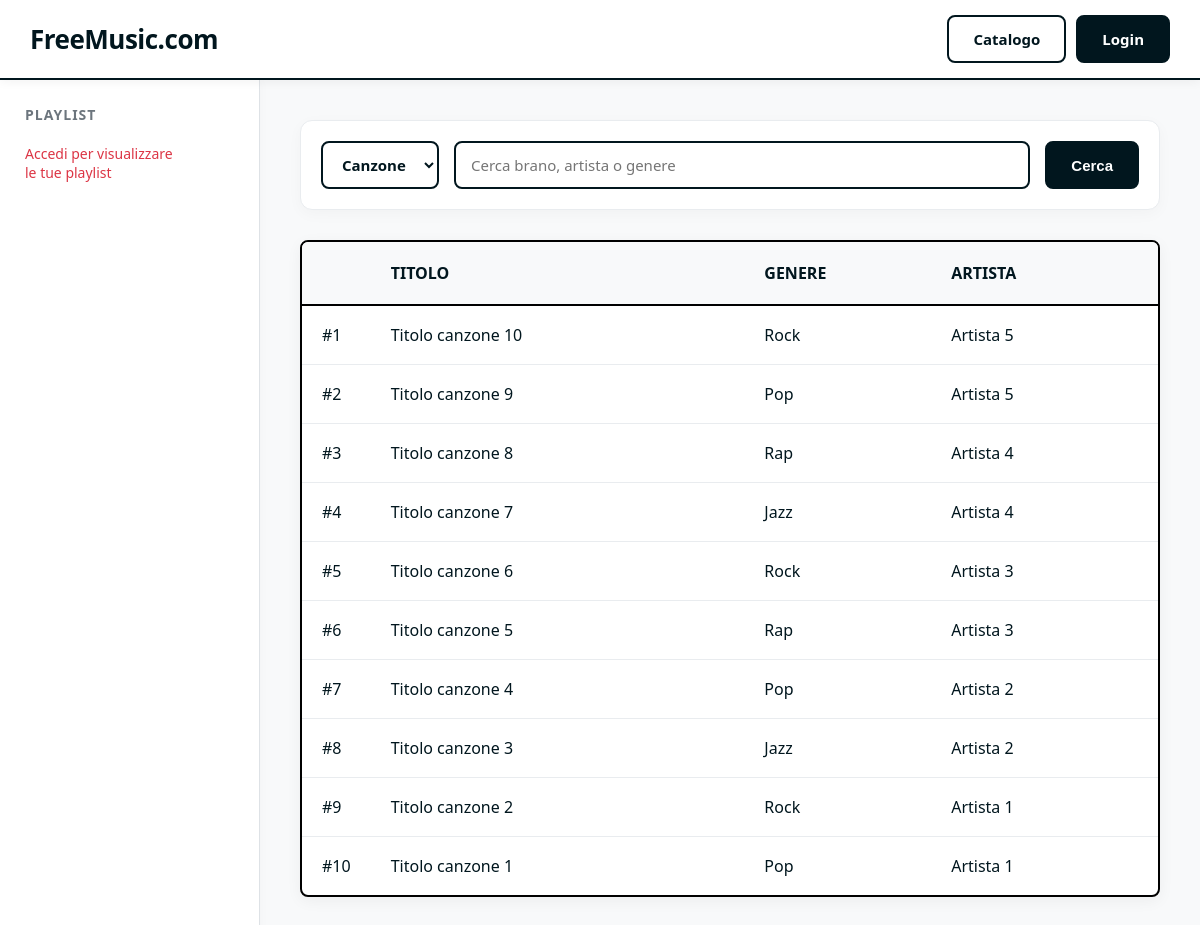
The page /catalogue/ on the database as committed earlier.
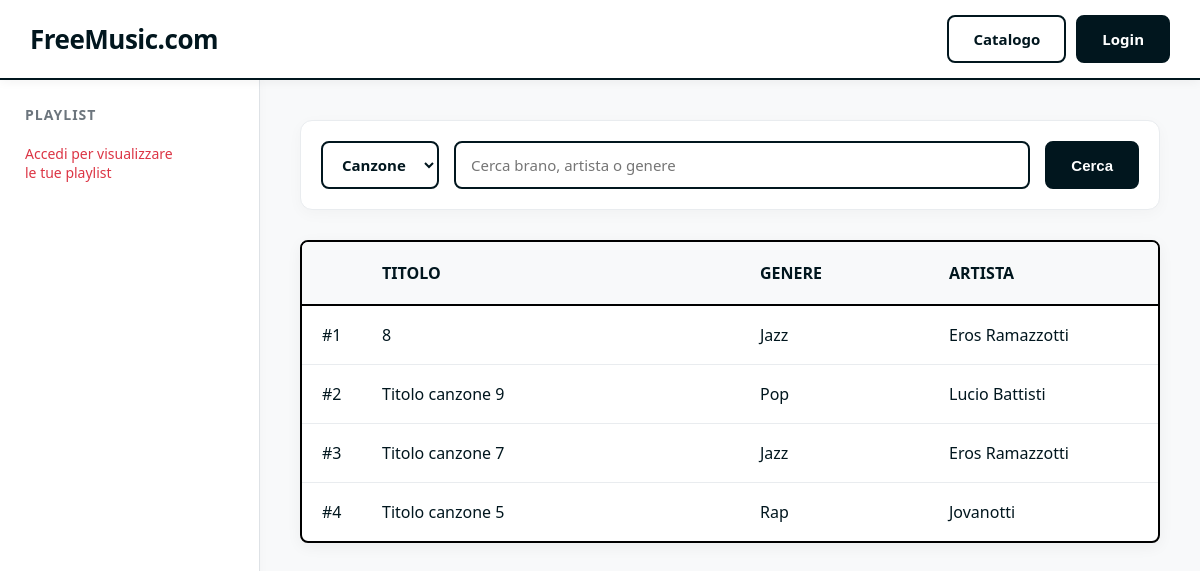
The same page on the database as committed later.
### backend/models.py (models this page shows, shortened)
class Song(models.Model):
    title = models.CharField(max_length=200)
    artist = models.ForeignKey(Artist, on_delete=models.CASCADE, related_name='songs', null=True)
    genre = models.ForeignKey(Genre, on_delete=models.CASCADE, related_name='songs')
    duration = models.CharField(max_length=10, help_text="e.g. 3:45", blank=True, null=True)
    external_link = models.URLField(blank=True, null=True, help_text="Link to external audio source (e.g. YouTube/Spotify)")
    created_at = models.DateTimeField(auto_now_add=True)

class Genre(models.Model):
    name = models.CharField(max_length=100, unique=True)

class Artist(models.Model):
    name = models.CharField(max_length=200, unique=True)
    created_at = models.DateTimeField(auto_now_add=True)

### backend/views.py (the view, shortened to what this page needs)
# urls.py: path('catalogue/', views.CatalogListView.as_view(), name='catalog_list'),
class CatalogListView(ListView):
    template_name = 'catalogue.html'
    context_object_name = 'items'
    def get_queryset(self):
        q = self.request.GET.get('q', '')
        search_type = self.request.GET.get('type', 'song')
        if search_type == 'genre':
            queryset = Genre.objects.all().order_by('name')
            if q:
                queryset = queryset.filter(name__icontains=q)
        elif search_type == 'artist':
            queryset = Artist.objects.all().order_by('-created_at')
            if q:
                queryset = queryset.filter(Q(name__icontains=q) | Q(songs__genre__name__icontains=q)).distinct()
        elif search_type == 'user' and self.request.user.is_authenticated and self.request.user.is_curator():
            queryset = get_user_model().objects.all().order_by('username')
            if q:
                queryset = queryset.filter(username__icontains=q)
        else: # song
            queryset = Song.objects.all().order_by('-created_at')
            if q:
                queryset = queryset.filter(Q(title__icontains=q) | Q(artist__name__icontains=q) | Q(genre__name__icontains=q))
        return queryset
    def get_context_data(self, **kwargs):
        context = super().get_context_data(**kwargs)
        context['search_type'] = self.request.GET.get('type', 'song')
        context['q'] = self.request.GET.get('q', '')
        playlist_id = self.request.GET.get('add_to_playlist')
        if self.request.user.is_authenticated:
            context['user_playlists'] = Playlist.objects.filter(user=self.request.user)
            if self.request.user.is_curator():
                context['all_genres'] = Genre.objects.all().order_by('name')
                context['all_artists'] = Artist.objects.all().order_by('name')
        context['popular_artists'] = Artist.objects.all().order_by('name')
        return context

### templates/catalogue.html (shortened to what the changed rows need)
{% extends 'sidebar.html' %}
{% block content %}
    <div style="background: white; border: 2px solid #000; border-radius: 8px; overflow: hidden; box-shadow: 0 4px 15px rgba(0,0,0,0.05);">
        <table class="catalog-list">
            <thead>
                <tr style="border-bottom: 2px solid #000; background-color: #f8f9fa;">
                    <th style="padding: 15px; width: 30px; color: #6c757d; font-weight: 600; text-align: left; text-transform: uppercase; font-size: 13px;">
                    </th>
                    <th style="padding: 20px; font-weight: 600; text-align: left; text-transform: uppercase; font-size: 16px;">
                        <div class="catalog-row-details">
                            {% if search_type == 'artist' %}
                            <span class="catalog-row-title" style="color: inherit; font-size: inherit; font-weight: inherit;">Artista</span>
                            <span class="catalog-row-artist" style="color: inherit; font-size: inherit; font-weight: inherit;">Brani Associati</span>
                            {% elif search_type == 'genre' %}
                            <span class="catalog-row-title" style="color: inherit; font-size: inherit; font-weight: inherit;">Genere</span>
                            <span class="catalog-row-artist" style="color: inherit; font-size: inherit; font-weight: inherit;">Brani Associati</span>
                            {% else %}
                            <span class="catalog-row-title" style="color: inherit; font-size: inherit; font-weight: inherit;">Titolo</span>
                            <span class="catalog-row-genre" style="color: inherit; font-size: inherit; font-weight: inherit;">Genere</span>
                            <span class="catalog-row-artist" style="color: inherit; font-size: inherit; font-weight: inherit;">Artista</span>
                            {% endif %}
                        </div>
                    </th>
                </tr>
            </thead>
            <tbody>
                {% for item in items %}
                <tr >
                    {% if adding_to_playlist %}
                    <td style="width: 30px;">
                        <input type="checkbox" name="song_ids" value="{{ item.id }}" {% if item.in_playlist %}checked{% endif %} style="transform: scale(1.5);">
                    </td>
                    {% else %}
                    <td>#{{ forloop.counter }}</td>
                    {% endif %}
                    <td>
                        <div class="catalog-row-details">
                            {% if search_type == 'artist' %}
                            <a href="{% url 'artist_detail' item.name %}" class="catalog-row-title">{{ item.name }}</a>
                            <span class="catalog-row-artist">{{ item.songs.count }} brani</span>
                            {% elif search_type == 'playlist' %}
                            <a href="{% url 'playlist_detail' item.id %}" class="catalog-row-title">{{ item.name }}</a>
                            <span class="catalog-row-artist">Di {{ item.user.username }}</span>
                            {% elif search_type == 'genre' %}
                            <a href="{% url 'genre_detail' item.name %}" class="catalog-row-title">{{ item.name }}</a>
                            <span class="catalog-row-artist">{{ item.songs.count }} brani</span>
                            {% else %}
                            <span class="catalog-row-title">{{ item.title }}</span>
                            <span class="catalog-row-genre">{{ item.genre.name }}</span>
                            <span class="catalog-row-artist">{{ item.artist.name }}</span>
                            {% endif %}
                        </div>
                    </td>
                </tr>
                {% empty %}
                <tr>
                    <td colspan="2" style="padding: 30px; text-align: center; color: #666;">Nessun risultato.</td>
                </tr>
                {% endfor %}
            </tbody>
        </table>
    </div>
{% endblock %}

Rows that differ between the two databases and show on the page:
removed Song: title "Titolo canzone 10", genre.name "Rock", artist.name "Artista 5"
removed Song: title "Titolo canzone 8", genre.name "Rap", artist.name "Artista 4"
removed Song: title "Titolo canzone 6", genre.name "Rock", artist.name "Artista 3"
removed Song: title "Titolo canzone 4", genre.name "Pop", artist.name "Artista 2"
removed Song: title "Titolo canzone 3", genre.name "Jazz", artist.name "Artista 2"
removed Song: title "Titolo canzone 2", genre.name "Rock", artist.name "Artista 1"
removed Song: title "Titolo canzone 1", genre.name "Pop", artist.name "Artista 1"
added Song: title "8", genre.name "Jazz", artist.name "Eros Ramazzotti"
changed through a linked row, Song "Titolo canzone 9": artist.name "Artista 5" → "Lucio Battisti"
changed through a linked row, Song "Titolo canzone 7": artist.name "Artista 4" → "Eros Ramazzotti"
changed through a linked row, Song "Titolo canzone 5": artist.name "Artista 3" → "Jovanotti"
